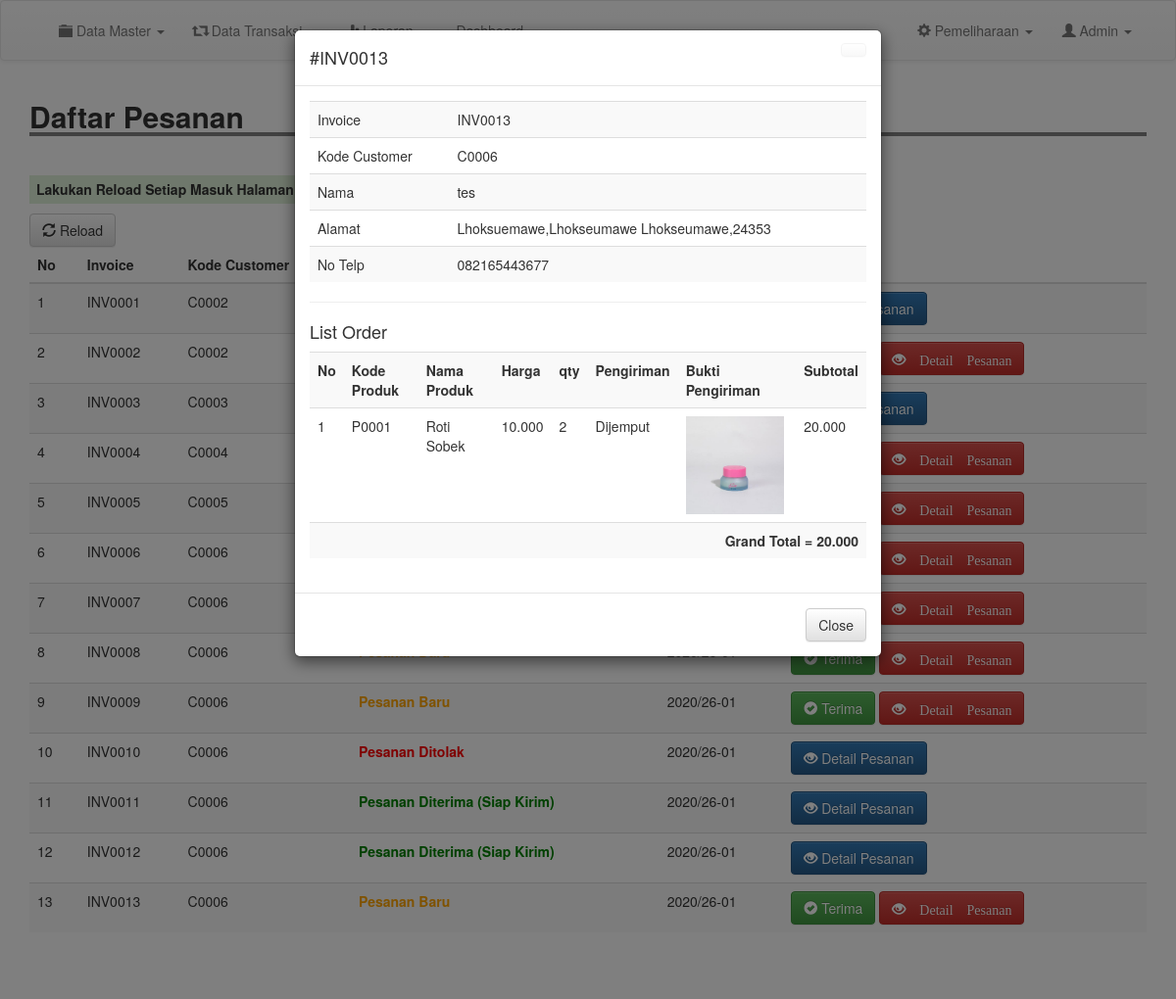
The page /admin/detailorder.php?inv=INV0013&cs=C0006 (signed in) on the database its author committed.
### tables this page shows
CREATE TABLE `produksi` (
  `id_order` int NOT NULL,
  `invoice` varchar(200) NOT NULL,
  `kode_customer` varchar(200) NOT NULL,
  `kode_produk` varchar(200) NOT NULL,
  `nama_produk` varchar(200) NOT NULL,
  `qty` int NOT NULL,
  `harga` int NOT NULL,
  `status` varchar(200) NOT NULL,
  `tanggal` date NOT NULL,
  `provinsi` varchar(200) NOT NULL,
  `kota` varchar(200) NOT NULL,
  `alamat` varchar(200) NOT NULL,
  `kode_pos` varchar(200) NOT NULL,
  `terima` int DEFAULT '0',
  `tolak` int DEFAULT '0',
  `cek` int DEFAULT '0',
  `catatan_pembeli` text,
  `catatan_penjual` text,
  `pengiriman` varchar(100) DEFAULT NULL,
  `bukti_pengiriman` varchar(255) DEFAULT NULL,
  `grand_total` int DEFAULT NULL
);

CREATE TABLE `customer` (
  `kode_customer` varchar(100) NOT NULL,
  `nama` varchar(100) NOT NULL,
  `email` varchar(100) NOT NULL,
  `username` varchar(100) NOT NULL,
  `password` varchar(100) NOT NULL,
  `telp` varchar(200) NOT NULL
);

### admin/detailorder.php (the view, shortened to what this page needs)
<?php
include 'header.php';
$invoices = $_GET['inv'];
$d_order = mysqli_query($conn, "SELECT * FROM produksi WHERE invoice = '$invoices'");
$t_order = mysqli_fetch_assoc($d_order);
$cs = mysqli_query($conn, "SELECT * FROM customer WHERE kode_customer = '".$t_order['kode_customer']."'");
$t_cs = mysqli_fetch_assoc($cs);
?>
<div class="container">
	<h2 style=" width: 100%; border-bottom: 4px solid gray"><b>Daftar Pesanan</b></h2>
	<br>
	<h5 class="bg-success" style="padding: 7px; width: 710px; font-weight: bold;"><marquee>Lakukan Reload Setiap Masuk Halaman ini, untuk menghindari terjadinya kesalahan data dan informasi</marquee></h5>
	<a href="produksi.php" class="btn btn-default"><i class="glyphicon glyphicon-refresh"></i> Reload</a>
	<table class="table table-striped">
		<thead>
			<tr>
				<th scope="col">No</th>
				<th scope="col">Invoice</th>
				<th scope="col">Kode Customer</th>
				<th scope="col">Status</th>
				<th scope="col">Tanggal</th>
				<th scope="col">Action</th>
			</tr>
		</thead>
		<tbody>
			<?php
			$result = mysqli_query($conn, "SELECT invoice, GROUP_CONCAT(DISTINCT kode_customer) AS kode_customer, GROUP_CONCAT(DISTINCT status) AS status, GROUP_CONCAT(DISTINCT kode_produk) AS kode_produk, GROUP_CONCAT(DISTINCT qty) AS qty, GROUP_CONCAT(DISTINCT terima) AS terima, GROUP_CONCAT(DISTINCT tolak) AS tolak, GROUP_CONCAT(DISTINCT cek) AS cek FROM produksi GROUP BY invoice");
			$no = 1;
			while ($row = mysqli_fetch_assoc($result)) {
			?>
				<tr>
					<td><?= $no; ?></td>
					<td><?= $row['invoice']; ?></td>
					<td><?= explode(",", $row['kode_customer'])[0]; ?></td>
					<?php if (explode(",", $row['terima'])[0] == 1) { ?>
						<td style="color: green; font-weight: bold;">Pesanan Diterima (Siap Kirim)
						<?php
					} else if (explode(",", $row['tolak'])[0] == 1) {
						?>
						<td style="color: red; font-weight: bold;">Pesanan Ditolak
						<?php
					}
					if (explode(",", $row['terima'])[0] == 0 && explode(",", $row['tolak'])[0] == 0) {
						?>
						<td style="color: orange; font-weight: bold;"><?= explode(",", $row['status'])[0]; ?>
						<?php
					}
						?>
						</td>
						<td>2020/26-01</td>
						<td>
							<?php if (explode(",", $row['tolak'])[0] == 0 && explode(",", $row['cek'])[0] == 1 && explode(",", $row['terima'])[0] == 0) { ?>
								<a href="inventory.php?cek=0" id="rq" class="btn btn-warning"><i class="glyphicon glyphicon-warning-sign"></i> Request Material Shortage</a>
								<a href="proses/tolak.php?inv=<?= $row['invoice']; ?>" class="btn btn-danger" onclick="return confirm('Yakin Ingin Menolak ?')"><i class="glyphicon glyphicon-remove-sign"></i> Tolak</a>
							<?php } else if (explode(",", $row['terima'])[0] == 0 && explode(",", $row['cek'])[0] == 0) { ?>
								<a href="proses/terima.php?inv=<?= $row['invoice']; ?>&kdp=<?= $row['kode_produk']; ?>" class="btn btn-success"><i class="glyphicon glyphicon-ok-sign"></i> Terima</a>
								<a href="proses/tolak.php?inv=<?= $row['invoice']; ?>" class="btn btn-danger" onclick="return confirm('Yakin Ingin Menolak ?')"><i class="glyphicon glyphicon-remove-sign'></i> Tolak</a>
							<?php } ?>
							<a href=" detailorder.php?inv=<?= $row['invoice']; ?>" type="submit" class="btn btn-primary"><i class="glyphicon glyphicon-eye-open"></i> Detail Pesanan</a>
						</td>
				</tr>
			<?php
				$no++;
			}
			?>
		</tbody>
	</table>
	<button type="hidden" data-toggle="modal" data-target="#myModal" id="btn" style="background-color: #fff; border: #fff;">
	</button>
	<div class="modal fade" id="myModal" tabindex="-1" role="dialog" aria-labelledby="myModalLabel">
		<div class="modal-dialog" role="document">
			<div class="modal-content">
				<div class="modal-header">
					<a href="m_produk.php" class="btn btn-default close"></a>
					<h4 class="modal-title" id="myModalLabel">#<?= $t_order['invoice']; ?></h4>
				</div>
				<div class="modal-body">
					<table class="table table-striped">
						<tr>
							<td>Invoice</td>
							<td><?= $t_order['invoice']; ?></td>
						</tr>
						<tr>
							<td>Kode Customer</td>
							<td><?= $t_order['kode_customer']; ?></td>
						</tr>
						<tr>
							<td>Nama</td>
							<td><?= $t_cs['nama']; ?></td>
						</tr>
						<tr>
							<td>Alamat</td>
							<td><?php echo  $t_order['alamat'] . "," . $t_order['kota'] . " " . $t_order['provinsi'] . "," . $t_order['kode_pos']; ?></td>
						</tr>
						<tr>
							<td>No Telp</td>
							<td><?= $t_cs['telp']; ?></td>
						</tr>
					</table>
					<hr>
					<h4>List Order</h4>
					<table class="table table-striped">
						<tr>
							<th>No</th>
							<th>Kode Produk</th>
							<th>Nama Produk</th>
							<th>Harga</th>
							<th>qty</th>
							<th>Pengiriman</th>
							<th>Bukti Pengiriman</th>
							<th>Subtotal</th>
						</tr>
						<?php
						$order = mysqli_query($conn, "SELECT * FROM produksi WHERE invoice = '$invoices'");
						$no = 1;
						while ($list = mysqli_fetch_assoc($order)) {
						?>
							<tr>
								<td><?= $no;  ?></td>
								<td><?= $list['kode_produk']; ?></td>
								<td><?= $list['nama_produk']; ?></td>
								<td><?= number_format($list['harga'], 0, ".", ".");  ?></td>
								<td><?= $list['qty'];  ?></td>
								<td><?= $list['pengiriman']; ?></td>
								<td>
									<?php if(!empty($list['bukti_pengiriman'])): ?>
										<img src="../bukti_pengiriman/<?= $list['bukti_pengiriman']; ?>" alt="Bukti Pengiriman" style="max-width: 100px; height: auto;">
									<?php else: ?>
										<p>Tidak ada bukti pengiriman yang diunggah.</p>
									<?php endif; ?>
								</td>
								<td><?= number_format($list['harga'] * $list['qty'], 0, ".", ".");  ?></td>
							</tr>
						<?php
							$no++;
						}
						?>
						<tr>
							<td colspan="8" class="text-right"><b>Grand Total = <?= number_format($t_order['grand_total'], 0, ".", ".");  ?></b></td>
						</tr>
					</table>
				</div>
				<div class="modal-footer">
					<a href="produksi.php" class="btn btn-default">Close</a>
				</div>
			</div>
		</div>
	</div>
</div>
<br>
<br>
<br>
<br>
<br>
<br>
<br>
<br>
<br>
<br>
<br>
<br>
<?php
include 'footer.php';
?>

### css/style.css (style rules this page uses)
body { margin:0; padding: 0; }

### rows shown on the page
produksi: invoice "INV0013", kode_customer "C0006", alamat "Lhoksuemawe", kota "Lhokseumawe", provinsi "Lhokseumawe", kode_pos "24353", kode_produk "P0001", nama_produk "Roti Sobek", harga "10.000", qty "2", pengiriman "Dijemput", bukti_pengiriman (picture), $list['harga'] * $list['qty'] "20.000", grand_total "20.000"
customer: nama "tes", telp "082165443677"

### other values the page prints
$row['invoice'] "INV0001"
explode(",", $row['kode_customer'])[0] "C0002"
$row['invoice'] "INV0002"
$row['invoice'] "INV0003"
explode(",", $row['kode_customer'])[0] "C0003"
$row['invoice'] "INV0004"
explode(",", $row['kode_customer'])[0] "C0004"
$row['invoice'] "INV0005"
explode(",", $row['kode_customer'])[0] "C0005"
$row['invoice'] "INV0006"
explode(",", $row['kode_customer'])[0] "C0006"
$row['invoice'] "INV0007"
$row['invoice'] "INV0008"
$row['invoice'] "INV0009"
explode(",", $row['status'])[0] "Pesanan Baru"
